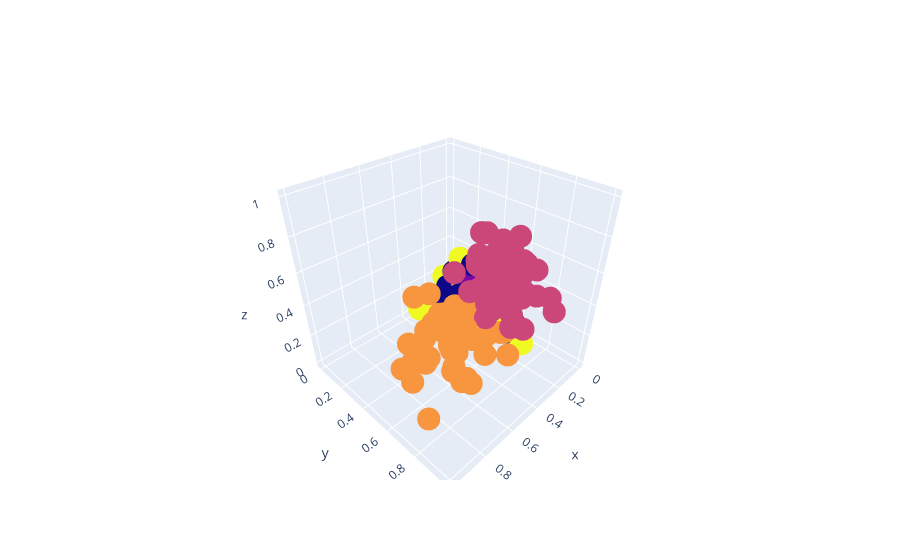

The cell this chart's notebook holds for it:
### Code cell
fig = go.Figure()
fig.add_trace(go.Scatter3d(x=df['Intensidade_de_cor'],
                           y=df['Alcool'],
                           z=df['Proline'],
                           mode='markers',
                           marker=dict(color=labels.astype(np.float)),
                           text=labels))
fig.show()

### Figure 1 — Plotly figure (JSON) as saved in the notebook; plotly's stock layout.template omitted (floating-point values rounded to 4 significant figures; data arrays with more than 128 entries replaced by an {"elided": "..."} marker saying what was removed)
{"data": [{"marker": {"color": {"elided": "178 int values"}}, "mode": "markers", "text": {"elided": "178 int values"}, "type": "scatter3d", "x": {"elided": "178 float values"}, "y": {"elided": "178 float values"}, "z": {"elided": "178 float values"}}], "layout": {}}
